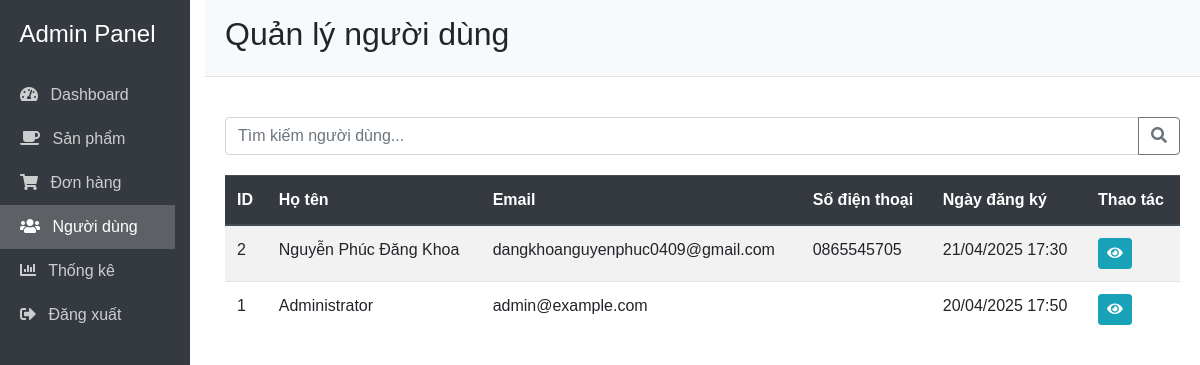
/lab1/admin/users/index.php (signed in), run on the app's committed database.
### tables this page shows
CREATE TABLE `users` (
  `id` int(11) NOT NULL,
  `username` varchar(50) NOT NULL,
  `password` varchar(255) NOT NULL,
  `email` varchar(100) NOT NULL,
  `fullname` varchar(100) NOT NULL,
  `phone` varchar(20) NOT NULL,
  `address` varchar(255) NOT NULL,
  `city` varchar(100) NOT NULL,
  `role` enum('admin','customer') NOT NULL DEFAULT 'customer',
  `created_at` timestamp NOT NULL DEFAULT current_timestamp()
);

### lab1/admin/users/index.php (the view, shortened to what this page needs)
<?php
$servername = "localhost";
$username = "root";
$password = "";
$dbname = "lab1";
$conn = new mysqli($servername, $username, $password, $dbname);
$sql = "SELECT * FROM users ORDER BY created_at DESC";
$result = $conn->query($sql);
$users = [];
if ($result && $result->num_rows > 0) {
    while ($row = $result->fetch_assoc()) {
        $users[] = $row;
    }
}
?>
<!DOCTYPE html>
<html lang="vi">
<head>
    <link rel="stylesheet" href="https://stackpath.bootstrapcdn.com/bootstrap/4.5.2/css/bootstrap.min.css">
    <link rel="stylesheet" href="https://cdnjs.cloudflare.com/ajax/libs/font-awesome/5.15.1/css/all.min.css">
</head>
<body>
    <div class="container-fluid">
        <div class="row">
            <div class="col-md-2 sidebar">
                <h4 class="text-center mb-4">Admin Panel</h4>
                <ul class="nav flex-column">
                    <li class="nav-item">
                        <a class="nav-link" href="../index.php">
                            <i class="fas fa-tachometer-alt mr-2"></i> Dashboard
                        </a>
                    </li>
                    <li class="nav-item">
                        <a class="nav-link" href="../products/index.php">
                            <i class="fas fa-coffee mr-2"></i> Sản phẩm
                        </a>
                    </li>
                    <li class="nav-item">
                        <a class="nav-link" href="../orders/index.php">
                            <i class="fas fa-shopping-cart mr-2"></i> Đơn hàng
                        </a>
                    </li>
                    <li class="nav-item">
                        <a class="nav-link active" href="../users/index.php">
                            <i class="fas fa-users mr-2"></i> Người dùng
                        </a>
                    </li>
                    <li class="nav-item">
                        <a class="nav-link" href="../statistics/top-customers.php">
                            <i class="fas fa-chart-bar mr-2"></i> Thống kê
                        </a>
                    </li>
                    <li class="nav-item">
                        <a class="nav-link" href="../logout.php">
                            <i class="fas fa-sign-out-alt mr-2"></i> Đăng xuất
                        </a>
                    </li>
                </ul>
            </div>
            <div class="col-md-10">
                <div class="header">
                    <h2>Quản lý người dùng</h2>
                </div>
                <div class="content">
                    <div class="search-box">
                        <div class="input-group">
                            <input type="text" class="form-control" id="searchInput" placeholder="Tìm kiếm người dùng...">
                            <div class="input-group-append">
                                <button class="btn btn-outline-secondary" type="button">
                                    <i class="fas fa-search"></i>
                                </button>
                            </div>
                        </div>
                    </div>
                    <div class="table-responsive">
                        <table class="table table-striped table-hover">
                            <thead class="thead-dark">
                                <tr>
                                    <th>ID</th>
                                    <th>Họ tên</th>
                                    <th>Email</th>
                                    <th>Số điện thoại</th>
                                    <th>Ngày đăng ký</th>
                                    <th>Thao tác</th>
                                </tr>
                            </thead>
                            <tbody id="userTableBody">
                                <?php if (empty($users)): ?>
                                    <tr>
                                        <td colspan="6" class="text-center">Không có người dùng nào.</td>
                                    </tr>
                                <?php else: ?>
                                    <?php foreach ($users as $user): ?>
                                        <tr>
                                            <td><?php echo $user['id']; ?></td>
                                            <td><?php echo isset($user['fullname']) ? $user['fullname'] : (isset($user['name']) ? $user['name'] : 'N/A'); ?></td>
                                            <td><?php echo $user['email']; ?></td>
                                            <td><?php echo $user['phone'] ?? 'N/A'; ?></td>
                                            <td><?php echo isset($user['created_at']) ? date('d/m/Y H:i', strtotime($user['created_at'])) : 'N/A'; ?></td>
                                            <td>
                                                <a href="view.php?id=<?php echo $user['id']; ?>" class="btn btn-info btn-sm">
                                                    <i class="fas fa-eye"></i>
                                                </a>
                                            </td>
                                        </tr>
                                    <?php endforeach; ?>
                                <?php endif; ?>
                            </tbody>
                        </table>
                    </div>
                </div>
            </div>
        </div>
    </div>
</body>
</html>

### lab1/admin/users/index.php (style rules this page uses)
body { font-family: Arial, sans-serif; margin: 0; padding: 0; }
.container-fluid { padding: 0; }
.sidebar { background-color: #343a40; color: white; min-height: 100vh; padding-top: 20px; }
.sidebar .nav-link { color: rgba(255,255,255,.75); padding: 10px 20px; }
.sidebar .nav-link.active { color: white; background-color: rgba(255,255,255,.2); }
.content { padding: 20px; }
.header { background-color: #f8f9fa; padding: 15px 20px; border-bottom: 1px solid #dee2e6; margin-bottom: 20px; }
.search-box { margin-bottom: 20px; }

### data on the page
users: id "2", fullname "Nguyễn Phúc Đăng Khoa", email "dangkhoanguyenphuc0409@gmail.com", phone "0865545705", created_at "21/04/2025 17:30"
users: id "1", fullname "Administrator", email "admin@example.com", created_at "20/04/2025 17:50"
